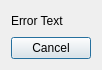
<?xml version="1.0" encoding="UTF-8"?>
<ui version="4.0">
 <class>Dialog</class>
 <widget class="QDialog" name="Dialog">
  <property name="geometry">
   <rect>
    <x>0</x>
    <y>0</y>
    <width>102</width>
    <height>70</height>
   </rect>
  </property>
  <property name="windowTitle">
   <string>Error !</string>
  </property>
  <layout class="QVBoxLayout" name="verticalLayout_2">
   <item>
    <widget class="QLabel" name="label">
     <property name="text">
      <string>Error Text</string>
     </property>
    </widget>
   </item>
   <item>
    <widget class="QDialogButtonBox" name="buttonBox">
     <property name="orientation">
      <enum>Qt::Horizontal</enum>
     </property>
     <property name="standardButtons">
      <set>QDialogButtonBox::Cancel</set>
     </property>
    </widget>
   </item>
  </layout>
 </widget>
 <resources/>
 <connections>
  <connection>
   <sender>buttonBox</sender>
   <signal>accepted()</signal>
   <receiver>Dialog</receiver>
   <slot>accept()</slot>
   <hints>
    <hint type="sourcelabel">
     <x>248</x>
     <y>254</y>
    </hint>
    <hint type="destinationlabel">
     <x>157</x>
     <y>274</y>
    </hint>
   </hints>
  </connection>
  <connection>
   <sender>buttonBox</sender>
   <signal>rejected()</signal>
   <receiver>Dialog</receiver>
   <slot>reject()</slot>
   <hints>
    <hint type="sourcelabel">
     <x>316</x>
     <y>260</y>
    </hint>
    <hint type="destinationlabel">
     <x>286</x>
     <y>274</y>
    </hint>
   </hints>
  </connection>
 </connections>
</ui>
